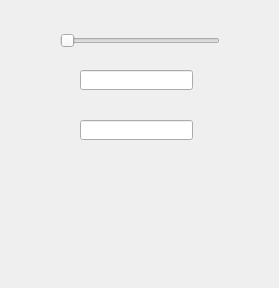
<?xml version="1.0" encoding="UTF-8"?>
<ui version="4.0">
 <class>Widget</class>
 <widget class="QWidget" name="Widget">
  <property name="geometry">
   <rect>
    <x>0</x>
    <y>0</y>
    <width>279</width>
    <height>288</height>
   </rect>
  </property>
  <property name="windowTitle">
   <string>Widget</string>
  </property>
  <widget class="QSlider" name="hSlider">
   <property name="geometry">
    <rect>
     <x>60</x>
     <y>30</y>
     <width>160</width>
     <height>22</height>
    </rect>
   </property>
   <property name="orientation">
    <enum>Qt::Horizontal</enum>
   </property>
  </widget>
  <widget class="QLineEdit" name="leText">
   <property name="geometry">
    <rect>
     <x>80</x>
     <y>70</y>
     <width>113</width>
     <height>20</height>
    </rect>
   </property>
  </widget>
  <widget class="QLineEdit" name="leTextCopy">
   <property name="geometry">
    <rect>
     <x>80</x>
     <y>120</y>
     <width>113</width>
     <height>20</height>
    </rect>
   </property>
  </widget>
 </widget>
 <resources/>
 <connections/>
</ui>
